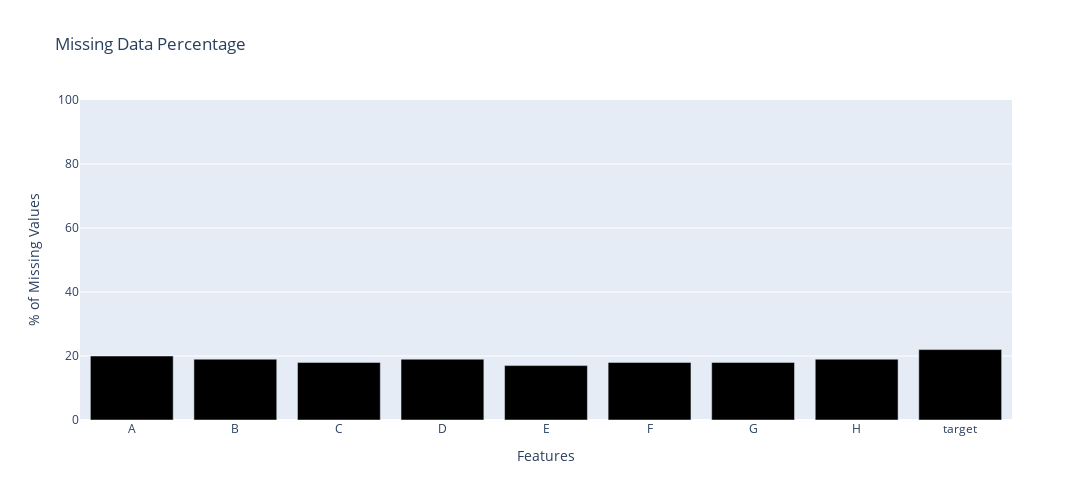
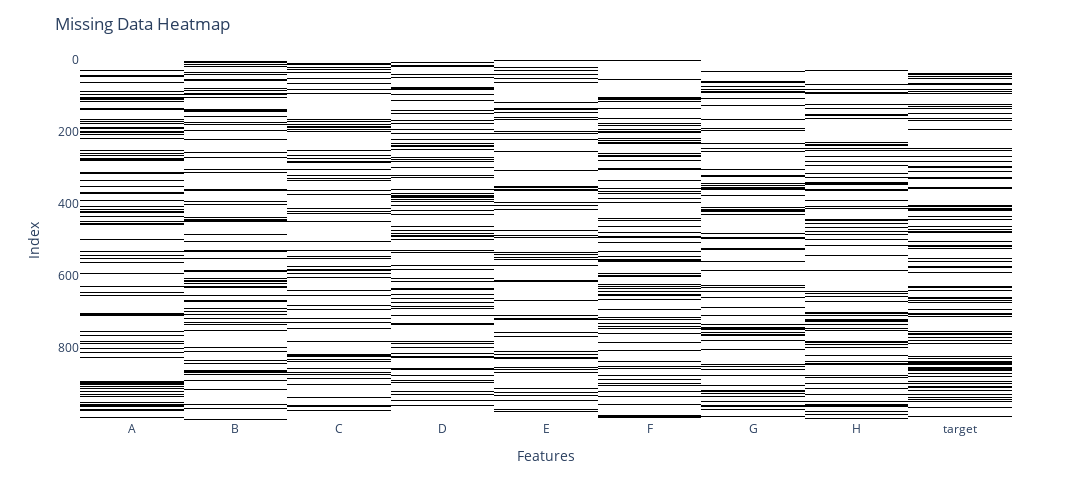

Notebook code cell kept with these figures, in order:
### Code cell
plt.style.use("ggplot")
importlib.reload(veda)

veda.viz_missing_interactive(df=data)

### Figure 1 — Plotly figure (JSON) as saved in the notebook; plotly's stock layout.template omitted (floating-point values rounded to 4 significant figures)
{"data": [{"alignmentgroup": "True", "hovertemplate": "variable=0<br>index=%{x}<br>value=%{y}<extra></extra>", "legendgroup": "0", "marker": {"color": "black", "pattern": {"shape": ""}}, "name": "0", "offsetgroup": "0", "orientation": "v", "showlegend": false, "textposition": "auto", "type": "bar", "x": ["A", "B", "C", "D", "E", "F", "G", "H", "target"], "xaxis": "x", "y": [20, 19, 18, 19, 17, 18, 18, 19, 22], "yaxis": "y"}], "layout": {"barmode": "relative", "height": 500, "legend": {"title": {"text": "variable"}, "tracegroupgap": 0}, "title": {"text": "Missing Data Percentage"}, "width": 1280, "xaxis": {"anchor": "y", "domain": [0, 1], "title": {"text": "Features"}}, "yaxis": {"anchor": "x", "domain": [0, 1], "range": [0, 100], "title": {"text": "% of Missing Values"}}}}

### Figure 2 — Plotly figure (JSON) as saved in the notebook; plotly's stock layout.template omitted (floating-point values rounded to 4 significant figures; data arrays with more than 128 entries replaced by an {"elided": "..."} marker saying what was removed)
{"data": [{"coloraxis": "coloraxis", "hovertemplate": "x: %{x}<br>y: %{y}<br>color: %{z}<extra></extra>", "name": "0", "type": "heatmap", "x": ["A", "B", "C", "D", "E", "F", "G", "H", "target"], "xaxis": "x", "y": {"elided": "1000 int values"}, "yaxis": "y", "z": {"elided": "1000x9 int values"}}], "layout": {"coloraxis": {"colorscale": [[0, "white"], [1, "black"]], "showscale": false}, "height": 500, "margin": {"t": 60}, "title": {"text": "Missing Data Heatmap"}, "width": 1280, "xaxis": {"anchor": "y", "constrain": "domain", "domain": [0, 1], "scaleanchor": "y", "title": {"text": "Features"}}, "yaxis": {"anchor": "x", "autorange": "reversed", "constrain": "domain", "domain": [0, 1], "title": {"text": "Index"}}}}
